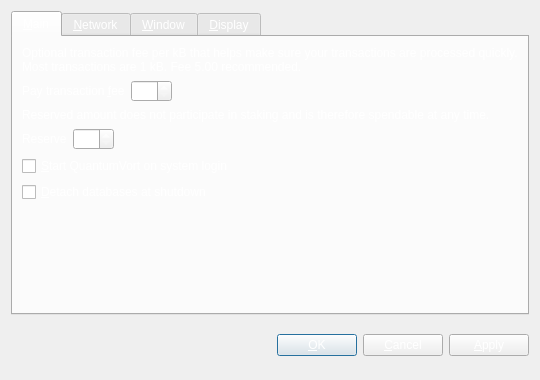
<?xml version="1.0" encoding="UTF-8"?>
<ui version="4.0">
 <class>OptionsDialog</class>
 <widget class="QDialog" name="OptionsDialog">
  <property name="geometry">
   <rect>
    <x>0</x>
    <y>0</y>
    <width>540</width>
    <height>380</height>
   </rect>
  </property>
  <property name="windowTitle">
   <string>Options</string>
  </property>
  <property name="styleSheet">
   <string notr="true">background-image: url(:/images/bkg2);
color: rgb(255, 255, 255);</string>
  </property>
  <property name="modal">
   <bool>true</bool>
  </property>
  <layout class="QVBoxLayout" name="verticalLayout">
   <item>
    <widget class="QTabWidget" name="tabWidget">
     <property name="tabPosition">
      <enum>QTabWidget::North</enum>
     </property>
     <property name="currentIndex">
      <number>0</number>
     </property>
     <widget class="QWidget" name="tabMain">
      <attribute name="title">
       <string>&amp;Main</string>
      </attribute>
      <layout class="QVBoxLayout" name="verticalLayout_Main">
       <item>
        <widget class="QLabel" name="transactionFeeInfoLabel">
         <property name="text">
          <string>Optional transaction fee per kB that helps make sure your transactions are processed quickly. Most transactions are 1 kB. Fee 5.00 recommended.</string>
         </property>
         <property name="textFormat">
          <enum>Qt::PlainText</enum>
         </property>
         <property name="wordWrap">
          <bool>true</bool>
         </property>
        </widget>
       </item>
       <item>
        <layout class="QHBoxLayout" name="horizontalLayoutFee">
         <item>
          <widget class="QLabel" name="transactionFeeLabel">
           <property name="text">
            <string>Pay transaction &amp;fee</string>
           </property>
           <property name="textFormat">
            <enum>Qt::PlainText</enum>
           </property>
           <property name="buddy">
            <cstring>transactionFee</cstring>
           </property>
          </widget>
         </item>
         <item>
          <widget class="BitcoinAmountField" name="transactionFee"/>
         </item>
         <item>
          <spacer name="horizontalSpacerFee">
           <property name="orientation">
            <enum>Qt::Horizontal</enum>
           </property>
           <property name="sizeHint" stdset="0">
            <size>
             <width>40</width>
             <height>20</height>
            </size>
           </property>
          </spacer>
         </item>
        </layout>
       </item>
       <item>
        <widget class="QLabel" name="reserveBalanceInfoLabel">
         <property name="text">
          <string>Reserved amount does not participate in staking and is therefore spendable at any time.</string>
         </property>
         <property name="textFormat">
          <enum>Qt::PlainText</enum>
         </property>
         <property name="wordWrap">
          <bool>true</bool>
         </property>
        </widget>
       </item>
       <item>
        <layout class="QHBoxLayout" name="horizontalLayoutReserveBalance">
         <item>
          <widget class="QLabel" name="reserveBalanceLabel">
           <property name="text">
            <string>Reserve</string>
           </property>
           <property name="textFormat">
            <enum>Qt::PlainText</enum>
           </property>
           <property name="buddy">
            <cstring>reserveBalance</cstring>
           </property>
          </widget>
         </item>
         <item>
          <widget class="BitcoinAmountField" name="reserveBalance"/>
         </item>
         <item>
          <spacer name="horizontalSpacerReserveBalance">
           <property name="orientation">
            <enum>Qt::Horizontal</enum>
           </property>
           <property name="sizeHint" stdset="0">
            <size>
             <width>40</width>
             <height>20</height>
            </size>
           </property>
          </spacer>
         </item>
        </layout>
       </item>
       <item>
        <widget class="QCheckBox" name="bitcoinAtStartup">
         <property name="toolTip">
          <string>Automatically start QuantumVort after logging in to the system.</string>
         </property>
         <property name="text">
          <string>&amp;Start QuantumVort on system login</string>
         </property>
        </widget>
       </item>
       <item>
        <widget class="QCheckBox" name="detachDatabases">
         <property name="toolTip">
          <string>Detach block and address databases at shutdown. This means they can be moved to another data directory, but it slows down shutdown. The wallet is always detached.</string>
         </property>
         <property name="text">
          <string>&amp;Detach databases at shutdown</string>
         </property>
        </widget>
       </item>
       <item>
        <spacer name="verticalSpacer_Main">
         <property name="orientation">
          <enum>Qt::Vertical</enum>
         </property>
         <property name="sizeHint" stdset="0">
          <size>
           <width>20</width>
           <height>40</height>
          </size>
         </property>
        </spacer>
       </item>
      </layout>
     </widget>
     <widget class="QWidget" name="tabNetwork">
      <attribute name="title">
       <string>&amp;Network</string>
      </attribute>
      <layout class="QVBoxLayout" name="verticalLayout_Network">
       <item>
        <widget class="QCheckBox" name="mapPortUpnp">
         <property name="toolTip">
          <string>Automatically open the QuantumVort client port on the router. This only works when your router supports UPnP and it is enabled.</string>
         </property>
         <property name="text">
          <string>Map port using &amp;UPnP</string>
         </property>
        </widget>
       </item>
       <item>
        <widget class="QCheckBox" name="connectSocks">
         <property name="toolTip">
          <string>Connect to the QuantumVort network through a SOCKS proxy (e.g. when connecting through Tor).</string>
         </property>
         <property name="text">
          <string>&amp;Connect through SOCKS proxy:</string>
         </property>
        </widget>
       </item>
       <item>
        <layout class="QHBoxLayout" name="horizontalLayout_Network">
         <item>
          <widget class="QLabel" name="proxyIpLabel">
           <property name="text">
            <string>Proxy &amp;IP:</string>
           </property>
           <property name="textFormat">
            <enum>Qt::PlainText</enum>
           </property>
           <property name="buddy">
            <cstring>proxyIp</cstring>
           </property>
          </widget>
         </item>
         <item>
          <widget class="QValidatedLineEdit" name="proxyIp">
           <property name="maximumSize">
            <size>
             <width>140</width>
             <height>16777215</height>
            </size>
           </property>
           <property name="toolTip">
            <string>IP address of the proxy (e.g. 127.0.0.1)</string>
           </property>
          </widget>
         </item>
         <item>
          <widget class="QLabel" name="proxyPortLabel">
           <property name="text">
            <string>&amp;Port:</string>
           </property>
           <property name="textFormat">
            <enum>Qt::PlainText</enum>
           </property>
           <property name="buddy">
            <cstring>proxyPort</cstring>
           </property>
          </widget>
         </item>
         <item>
          <widget class="QLineEdit" name="proxyPort">
           <property name="maximumSize">
            <size>
             <width>55</width>
             <height>16777215</height>
            </size>
           </property>
           <property name="toolTip">
            <string>Port of the proxy (e.g. 9050)</string>
           </property>
          </widget>
         </item>
         <item>
          <widget class="QLabel" name="socksVersionLabel">
           <property name="text">
            <string>SOCKS &amp;Version:</string>
           </property>
           <property name="textFormat">
            <enum>Qt::PlainText</enum>
           </property>
           <property name="buddy">
            <cstring>socksVersion</cstring>
           </property>
          </widget>
         </item>
         <item>
          <widget class="QValueComboBox" name="socksVersion">
           <property name="toolTip">
            <string>SOCKS version of the proxy (e.g. 5)</string>
           </property>
          </widget>
         </item>
         <item>
          <spacer name="horizontalSpacer_Network">
           <property name="orientation">
            <enum>Qt::Horizontal</enum>
           </property>
           <property name="sizeHint" stdset="0">
            <size>
             <width>40</width>
             <height>20</height>
            </size>
           </property>
          </spacer>
         </item>
        </layout>
       </item>
       <item>
        <spacer name="verticalSpacer_Network">
         <property name="orientation">
          <enum>Qt::Vertical</enum>
         </property>
         <property name="sizeHint" stdset="0">
          <size>
           <width>20</width>
           <height>40</height>
          </size>
         </property>
        </spacer>
       </item>
      </layout>
     </widget>
     <widget class="QWidget" name="tabWindow">
      <attribute name="title">
       <string>&amp;Window</string>
      </attribute>
      <layout class="QVBoxLayout" name="verticalLayout_Window">
       <item>
        <widget class="QCheckBox" name="minimizeToTray">
         <property name="toolTip">
          <string>Show only a tray icon after minimizing the window.</string>
         </property>
         <property name="text">
          <string>&amp;Minimize to the tray instead of the taskbar</string>
         </property>
        </widget>
       </item>
       <item>
        <widget class="QCheckBox" name="minimizeOnClose">
         <property name="toolTip">
          <string>Minimize instead of exit the application when the window is closed. When this option is enabled, the application will be closed only after selecting Quit in the menu.</string>
         </property>
         <property name="text">
          <string>M&amp;inimize on close</string>
         </property>
        </widget>
       </item>
       <item>
        <spacer name="verticalSpacer_Window">
         <property name="orientation">
          <enum>Qt::Vertical</enum>
         </property>
         <property name="sizeHint" stdset="0">
          <size>
           <width>20</width>
           <height>40</height>
          </size>
         </property>
        </spacer>
       </item>
      </layout>
     </widget>
     <widget class="QWidget" name="tabDisplay">
      <attribute name="title">
       <string>&amp;Display</string>
      </attribute>
      <layout class="QVBoxLayout" name="verticalLayout_Display">
       <item>
        <layout class="QHBoxLayout" name="horizontalLayout_1_Display">
         <item>
          <widget class="QLabel" name="langLabel">
           <property name="text">
            <string>User Interface &amp;language:</string>
           </property>
           <property name="textFormat">
            <enum>Qt::PlainText</enum>
           </property>
           <property name="buddy">
            <cstring>lang</cstring>
           </property>
          </widget>
         </item>
         <item>
          <widget class="QValueComboBox" name="lang">
           <property name="toolTip">
            <string>The user interface language can be set here. This setting will take effect after restarting QuantumVort.</string>
           </property>
          </widget>
         </item>
        </layout>
       </item>
       <item>
        <layout class="QHBoxLayout" name="horizontalLayout_2_Display">
         <item>
          <widget class="QLabel" name="unitLabel">
           <property name="text">
            <string>&amp;Unit to show amounts in:</string>
           </property>
           <property name="textFormat">
            <enum>Qt::PlainText</enum>
           </property>
           <property name="buddy">
            <cstring>unit</cstring>
           </property>
          </widget>
         </item>
         <item>
          <widget class="QValueComboBox" name="unit">
           <property name="toolTip">
            <string>Choose the default subdivision unit to show in the interface and when sending coins.</string>
           </property>
          </widget>
         </item>
        </layout>
       </item>
       <item>
        <widget class="QCheckBox" name="displayAddresses">
         <property name="toolTip">
          <string>Whether to show QuantumVort addresses in the transaction list or not.</string>
         </property>
         <property name="text">
          <string>&amp;Display addresses in transaction list</string>
         </property>
        </widget>
       </item>
       <item>
        <widget class="QCheckBox" name="coinControlFeatures">
         <property name="toolTip">
          <string>Whether to show coin control features or not.</string>
         </property>
         <property name="text">
          <string>Display coin &amp;control features (experts only!)</string>
         </property>
        </widget>
       </item>
       <item>
        <spacer name="verticalSpacer_Display">
         <property name="orientation">
          <enum>Qt::Vertical</enum>
         </property>
         <property name="sizeHint" stdset="0">
          <size>
           <width>20</width>
           <height>40</height>
          </size>
         </property>
        </spacer>
       </item>
      </layout>
     </widget>
    </widget>
   </item>
   <item>
    <layout class="QHBoxLayout" name="horizontalLayout_Buttons">
     <item>
      <spacer name="horizontalSpacer_1">
       <property name="orientation">
        <enum>Qt::Horizontal</enum>
       </property>
       <property name="sizeHint" stdset="0">
        <size>
         <width>40</width>
         <height>48</height>
        </size>
       </property>
      </spacer>
     </item>
     <item>
      <widget class="QLabel" name="statusLabel">
       <property name="font">
        <font>
         <weight>75</weight>
         <bold>true</bold>
        </font>
       </property>
       <property name="text">
        <string/>
       </property>
       <property name="textFormat">
        <enum>Qt::PlainText</enum>
       </property>
       <property name="wordWrap">
        <bool>true</bool>
       </property>
      </widget>
     </item>
     <item>
      <spacer name="horizontalSpacer_2">
       <property name="orientation">
        <enum>Qt::Horizontal</enum>
       </property>
       <property name="sizeHint" stdset="0">
        <size>
         <width>40</width>
         <height>48</height>
        </size>
       </property>
      </spacer>
     </item>
     <item>
      <widget class="QPushButton" name="okButton">
       <property name="text">
        <string>&amp;OK</string>
       </property>
      </widget>
     </item>
     <item>
      <widget class="QPushButton" name="cancelButton">
       <property name="text">
        <string>&amp;Cancel</string>
       </property>
       <property name="autoDefault">
        <bool>false</bool>
       </property>
      </widget>
     </item>
     <item>
      <widget class="QPushButton" name="applyButton">
       <property name="text">
        <string>&amp;Apply</string>
       </property>
       <property name="autoDefault">
        <bool>false</bool>
       </property>
      </widget>
     </item>
    </layout>
   </item>
  </layout>
 </widget>
 <customwidgets>
  <customwidget>
   <class>BitcoinAmountField</class>
   <extends>QSpinBox</extends>
   <header>bitcoinamountfield.h</header>
   <container>1</container>
  </customwidget>
  <customwidget>
   <class>QValueComboBox</class>
   <extends>QComboBox</extends>
   <header>qvaluecombobox.h</header>
  </customwidget>
  <customwidget>
   <class>QValidatedLineEdit</class>
   <extends>QLineEdit</extends>
   <header>qvalidatedlineedit.h</header>
  </customwidget>
 </customwidgets>
 <resources/>
 <connections/>
</ui>
